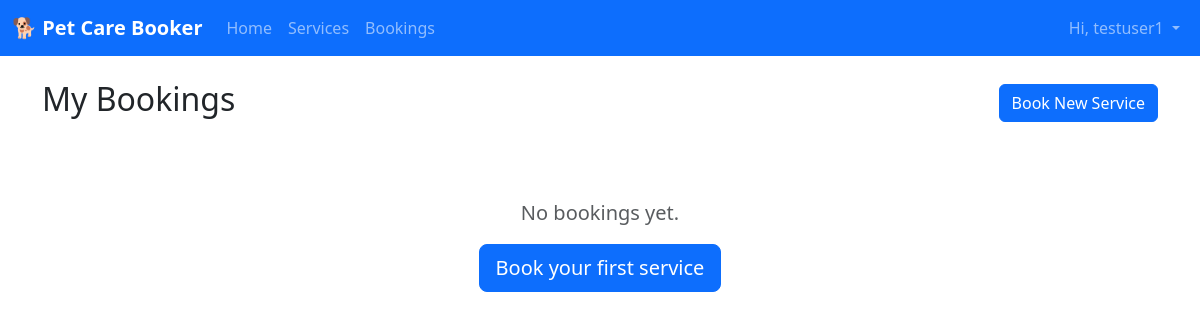
Page /accounts/bookings/ (signed in) on the earlier database version.
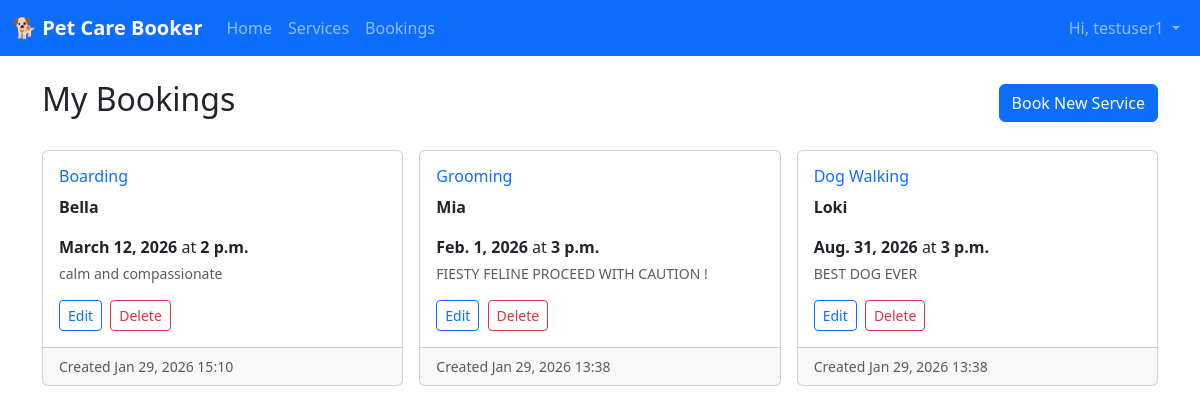
Same page on the later database version.
### accounts/models.py (models this page shows, shortened)
class Booking(models.Model):
    SERVICE_CHOICES = [
        ('dog_walking', 'Dog Walking'),
        ('grooming', 'Grooming'),
        ('boarding', 'Boarding'),
    ]
    user = models.ForeignKey(User, on_delete=models.CASCADE)
    service = models.CharField(max_length=20, choices=SERVICE_CHOICES)
    pet_name = models.CharField(max_length=100)
    date = models.DateField()
    time = models.TimeField()
    notes = models.TextField(blank=True)
    created = models.DateTimeField(auto_now_add=True)

### accounts/views.py (the view)
# urls.py: path("bookings/", UserBookingsView.as_view(), name="bookings"),
class UserBookingsView(LoginRequiredMixin, ListView):
    model = Booking
    template_name = "accounts/bookings.html"
    context_object_name = "bookings"
    paginate_by = 10
    login_url = "login"
    redirect_field_name = "next"
    def get_queryset(self):
        return Booking.objects.filter(user=self.request.user).order_by("-created")
    def get_context_data(self, **kwargs):
        context = super().get_context_data(**kwargs)
        context["user"] = self.request.user
        return context

### accounts/templates/accounts/bookings.html (shortened to what this page needs)
{% extends 'accounts/base.html' %}
{% block content %}
<div class="row">
  <div class="col-md-12">
    <div class="d-flex justify-content-between align-items-center mb-4">
      <h2>My Bookings</h2>
      <a href="{% url 'book' %}" class="btn btn-primary">Book New Service</a>
    </div>
    {% if bookings %}
      <div class="row g-3">
        {% for booking in bookings %}
          <div class="col-md-6 col-lg-4">
            <div class="card h-100">
              <div class="card-body">
                <h6 class="card-title text-primary">{{ booking.get_service_display }}</h6>
                <p class="fw-bold">{{ booking.pet_name }}</p>
                <p class="mb-1"><strong>{{ booking.date }}</strong> at <strong>{{ booking.time }}</strong></p>
                {% if booking.notes %}
                  <p class="small text-muted">{{ booking.notes }}</p>
                {% endif %}
                <div class="mt-3">
                  <a href="{% url 'booking_update' booking.pk %}" class="btn btn-sm btn-outline-primary me-1">Edit</a>
                  <a href="{% url 'booking_delete' booking.pk %}" class="btn btn-sm btn-outline-danger">Delete</a>
                </div>
              </div>
              <div class="card-footer text-muted small">
                Created {{ booking.created|date:"M d, Y H:i" }}
              </div>
            </div>
          </div>
        {% endfor %}
      </div>
    {% else %}
      <div class="text-center py-5">
        <p class="lead text-muted">No bookings yet.</p>
        <a href="{% url 'book' %}" class="btn btn-primary btn-lg">Book your first service</a>
      </div>
    {% endif %}
  </div>
</div>
{% endblock %}

Differences in the rows shown:
added Booking: service "Boarding", pet_name "Bella", date "March 12, 2026", time "2 p.m.", notes "calm and compassionate", created "Jan 29, 2026 15:10"
added Booking: service "Grooming", pet_name "Mia", date "Feb. 1, 2026", time "3 p.m.", notes "FIESTY FELINE PROCEED WITH CAUTION !", created "Jan 29, 2026 13:38"
added Booking: service "Dog Walking", pet_name "Loki", date "Aug. 31, 2026", time "3 p.m.", notes "BEST DOG EVER", created "Jan 29, 2026 13:38"
Other differences:
text no longer shown: "No bookings yet. Book your first service"
